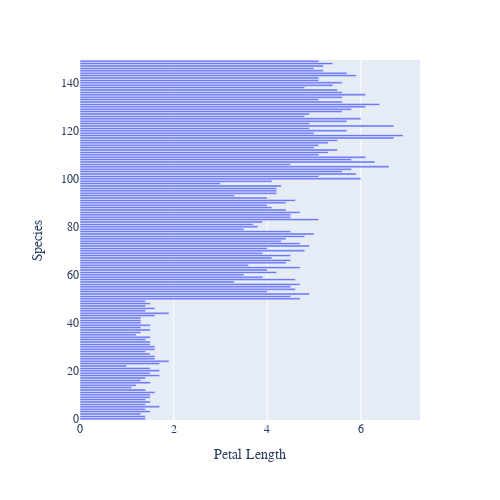

Write notebook code for a chart like this one.
### Markdown cell above
**In the Tutorial Completion Document, describe your findings.**

a. Plot the bar chart for Iris dataset between **species** and **petal_length**. After that, modify the layout of the graph's attributes listed below.
1.   width = 500
2.   height = 500
3.   font_family  = "Times New Roman"

### Code cell
import pandas as pd
import plotly.express as px


# Reading the CSV file
df = pd.read_csv(fpath + 'input/iris.csv')

fig = px.bar(df['species'], df['petal_length'])
fig.update_layout(
    xaxis_title="Petal Length",
    yaxis_title="Species",
    width=500,
    height=500,
    font_family="Times New Roman"
)
fig.show()

# To-do: Plot bar chart between species and petal_length
print("To-do: \n")

### Figure 1 — Plotly figure (JSON) as saved in the notebook; plotly's stock layout.template omitted (floating-point values rounded to 4 significant figures; data arrays with more than 128 entries replaced by an {"elided": "..."} marker saying what was removed)
{"data": [{"alignmentgroup": "True", "hovertemplate": "x=%{x}<br>index=%{y}<extra></extra>", "legendgroup": "", "marker": {"color": "#636efa", "pattern": {"shape": ""}}, "name": "", "offsetgroup": "", "orientation": "h", "showlegend": false, "textposition": "auto", "type": "bar", "x": {"elided": "150 float values"}, "xaxis": "x", "y": {"elided": "150 int values"}, "yaxis": "y"}], "layout": {"barmode": "relative", "font": {"family": "Times New Roman"}, "height": 500, "legend": {"tracegroupgap": 0}, "margin": {"t": 60}, "width": 500, "xaxis": {"anchor": "y", "domain": [0, 1], "title": {"text": "Petal Length"}}, "yaxis": {"anchor": "x", "domain": [0, 1], "title": {"text": "Species"}}}}
